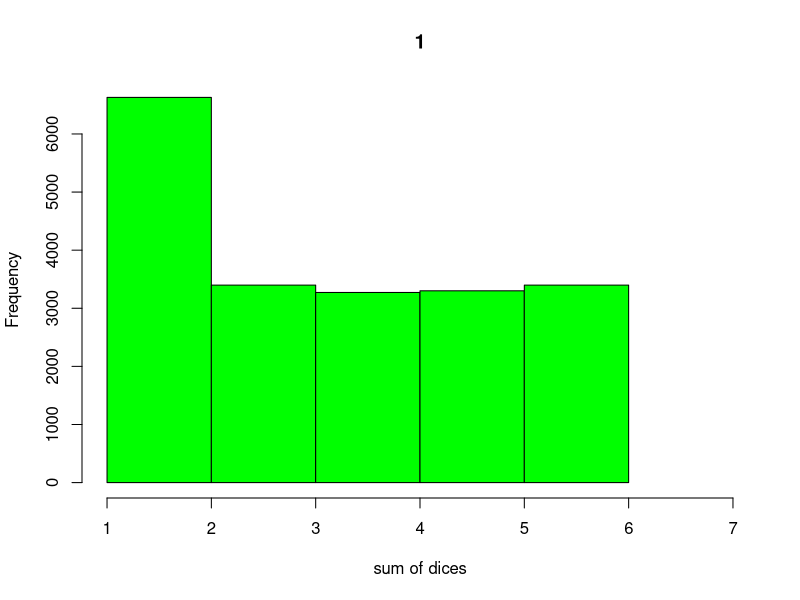
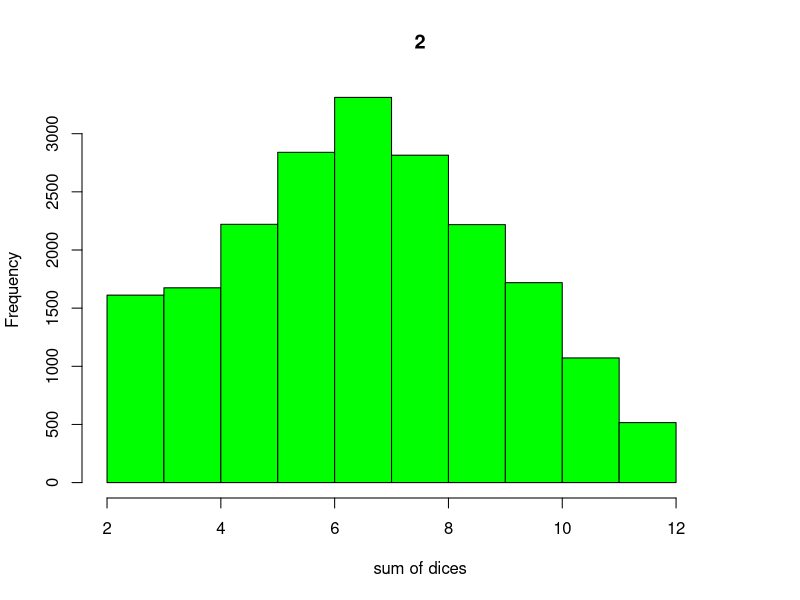
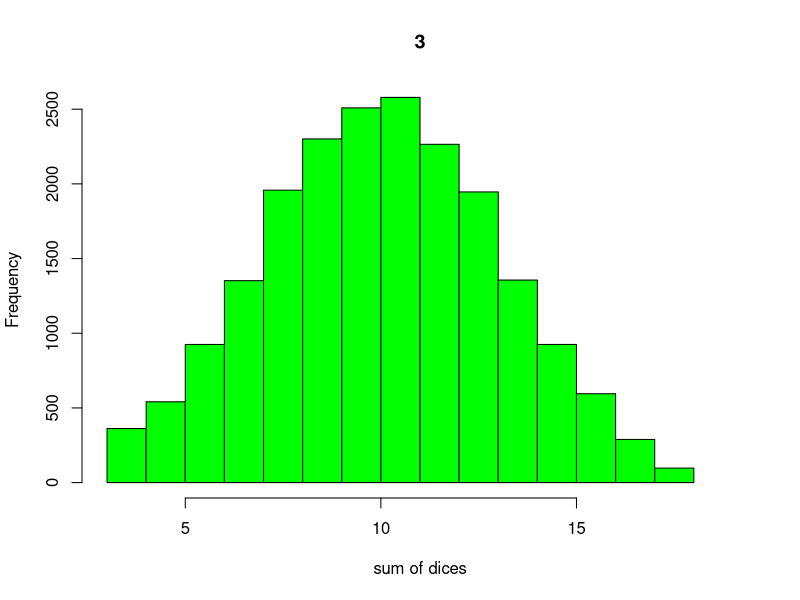
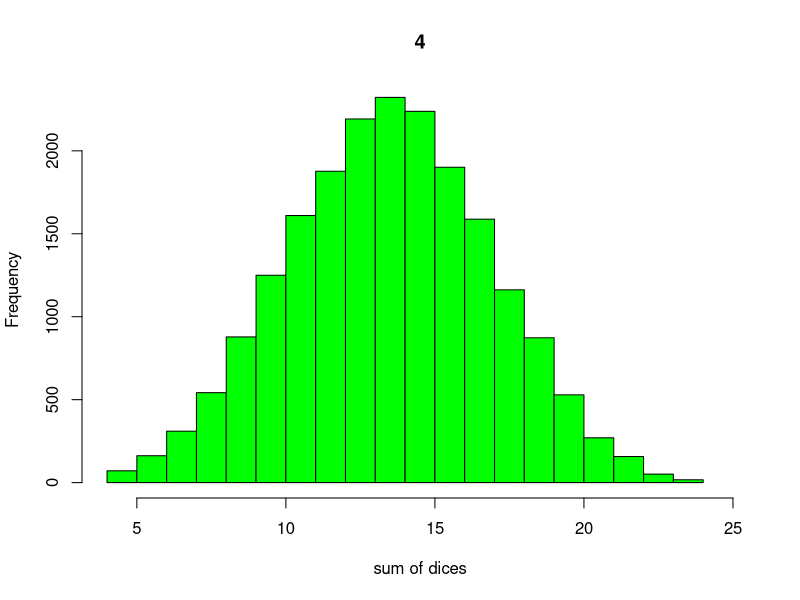
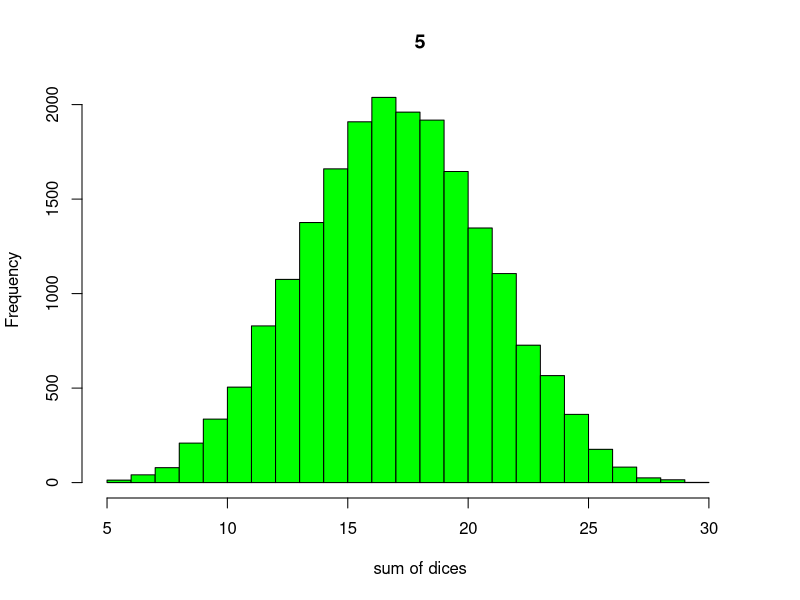
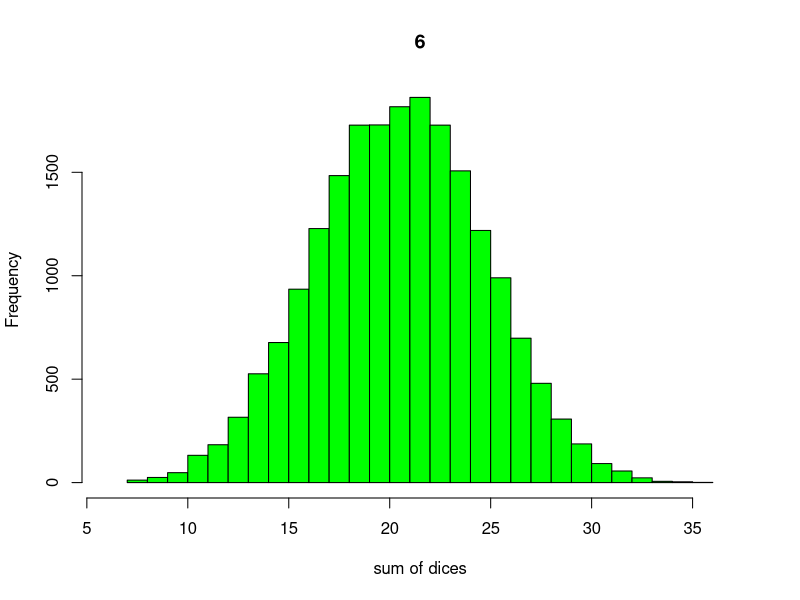
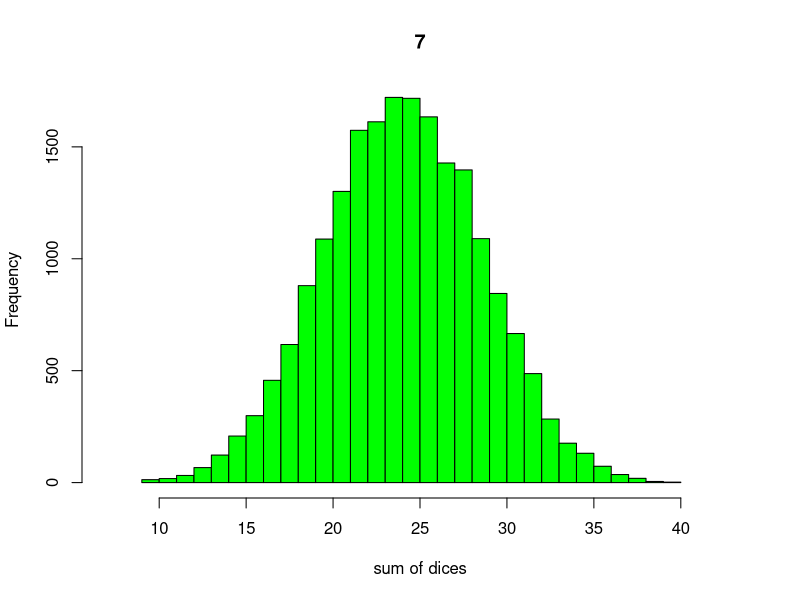
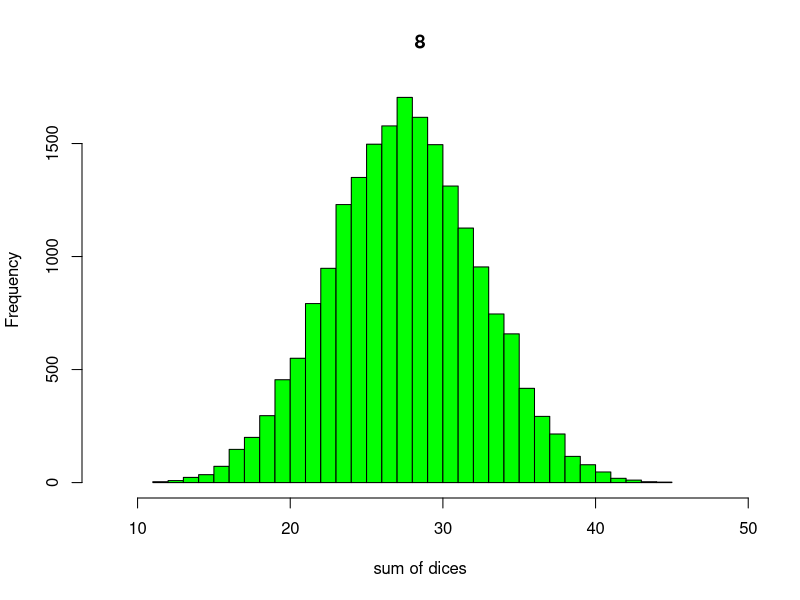

Write R code to recreate these figures, in order.
n=20000
t=30
for(j in 1:t)
{
  d<-(sample(1:6, size=n * j, replace=TRUE))
  d = matrix(d,n,j)
  d = rowSums(d)
  hist(d, main = j, plot=T, col = "green", xlim = c(j,6*j+1), breaks=5*j+1, xlab = "sum of dices")
  Sys.sleep(0.7)
}
